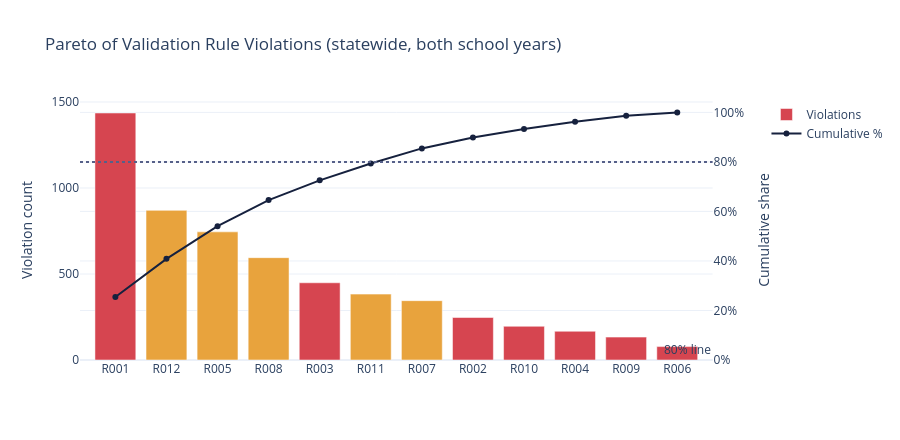

The cell this chart's notebook holds for it:
### Markdown cell above
## 2. Validity — error rates & rule-violation Pareto

### Code cell
error_trend = submissions.groupby("period").validity_error_rate.mean().reset_index()
rule_totals = violations.groupby(["rule_id", "description", "severity"]).violation_count.sum() \
                         .reset_index().sort_values("violation_count", ascending=False)
rule_totals["cum_pct"] = rule_totals.violation_count.cumsum() / rule_totals.violation_count.sum()

fig = make_subplots(specs=[[{"secondary_y": True}]])
fig.add_trace(go.Bar(x=rule_totals.rule_id, y=rule_totals.violation_count,
                      marker_color=np.where(rule_totals.severity == "Error", "#D64550", "#E8A33D"),
                      name="Violations"))
fig.add_trace(go.Scatter(x=rule_totals.rule_id, y=rule_totals.cum_pct, mode="lines+markers",
                          line=dict(color="#16213E", width=2), name="Cumulative %"), secondary_y=True)
fig.add_hline(y=0.8, line_dash="dot", line_color="#566089", secondary_y=True,
              annotation_text="80% line")
fig.update_layout(template=PLOT_TEMPLATE, height=440,
                   title="Pareto of Validation Rule Violations (statewide, both school years)")
fig.update_yaxes(title_text="Violation count", secondary_y=False)
fig.update_yaxes(title_text="Cumulative share", tickformat=".0%", secondary_y=True, range=[0, 1.05])
fig.show()

top3 = rule_totals.head(3)
print(f"Top 3 rules account for {top3.violation_count.sum() / rule_totals.violation_count.sum():.0%} of all violations:")
top3[["rule_id", "description", "violation_count"]]

### Figure 1 — Plotly figure (JSON) as saved in the notebook; plotly's stock layout.template omitted (floating-point values rounded to 4 significant figures)
{"data": [{"marker": {"color": ["#D64550", "#E8A33D", "#E8A33D", "#E8A33D", "#D64550", "#E8A33D", "#E8A33D", "#D64550", "#D64550", "#D64550", "#D64550", "#D64550"]}, "name": "Violations", "type": "bar", "x": ["R001", "R012", "R005", "R008", "R003", "R011", "R007", "R002", "R010", "R004", "R009", "R006"], "y": [1436, 870, 745, 595, 449, 383, 345, 247, 196, 167, 133, 78]}, {"line": {"color": "#16213E", "width": 2}, "mode": "lines+markers", "name": "Cumulative %", "type": "scatter", "x": ["R001", "R012", "R005", "R008", "R003", "R011", "R007", "R002", "R010", "R004", "R009", "R006"], "xaxis": "x", "y": [0.2544, 0.4086, 0.5406, 0.646, 0.7255, 0.7934, 0.8545, 0.8983, 0.933, 0.9626, 0.9862, 1.0], "yaxis": "y2"}], "layout": {"annotations": [{"showarrow": false, "text": "80% line", "x": 1, "xanchor": "right", "xref": "x domain", "y": 0.8, "yanchor": "bottom", "yref": "y"}], "height": 440, "shapes": [{"line": {"color": "#566089", "dash": "dot"}, "type": "line", "x0": 0, "x1": 1, "xref": "x domain", "y0": 0.8, "y1": 0.8, "yref": "y2"}], "title": {"text": "Pareto of Validation Rule Violations (statewide, both school years)"}, "xaxis": {"anchor": "y", "domain": [0.0, 0.94]}, "yaxis": {"anchor": "x", "domain": [0.0, 1.0], "title": {"text": "Violation count"}}, "yaxis2": {"anchor": "x", "overlaying": "y", "range": [0, 1.05], "side": "right", "tickformat": ".0%", "title": {"text": "Cumulative share"}}}}
